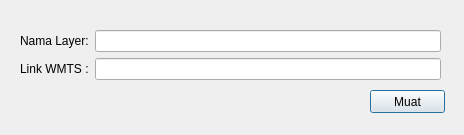
<?xml version="1.0" encoding="UTF-8"?>
<ui version="4.0">
 <class>Dialog</class>
 <widget class="QDialog" name="Dialog">
  <property name="geometry">
   <rect>
    <x>0</x>
    <y>0</y>
    <width>464</width>
    <height>135</height>
   </rect>
  </property>
  <property name="windowTitle">
   <string>Muat WMTS OpenAerialMap</string>
  </property>
  <widget class="QPushButton" name="LoadOAMButton">
   <property name="geometry">
    <rect>
     <x>370</x>
     <y>90</y>
     <width>75</width>
     <height>23</height>
    </rect>
   </property>
   <property name="text">
    <string>Muat</string>
   </property>
  </widget>
  <widget class="QWidget" name="formLayoutWidget">
   <property name="geometry">
    <rect>
     <x>20</x>
     <y>30</y>
     <width>421</width>
     <height>51</height>
    </rect>
   </property>
   <layout class="QFormLayout" name="formLayout">
    <item row="1" column="0">
     <widget class="QLabel" name="label_2">
      <property name="text">
       <string>Link WMTS :</string>
      </property>
     </widget>
    </item>
    <item row="1" column="1">
     <widget class="QLineEdit" name="OAMLink"/>
    </item>
    <item row="0" column="0">
     <widget class="QLabel" name="label">
      <property name="text">
       <string>Nama Layer:</string>
      </property>
     </widget>
    </item>
    <item row="0" column="1">
     <widget class="QLineEdit" name="OAMLayerName"/>
    </item>
   </layout>
  </widget>
 </widget>
 <resources/>
 <connections/>
</ui>
